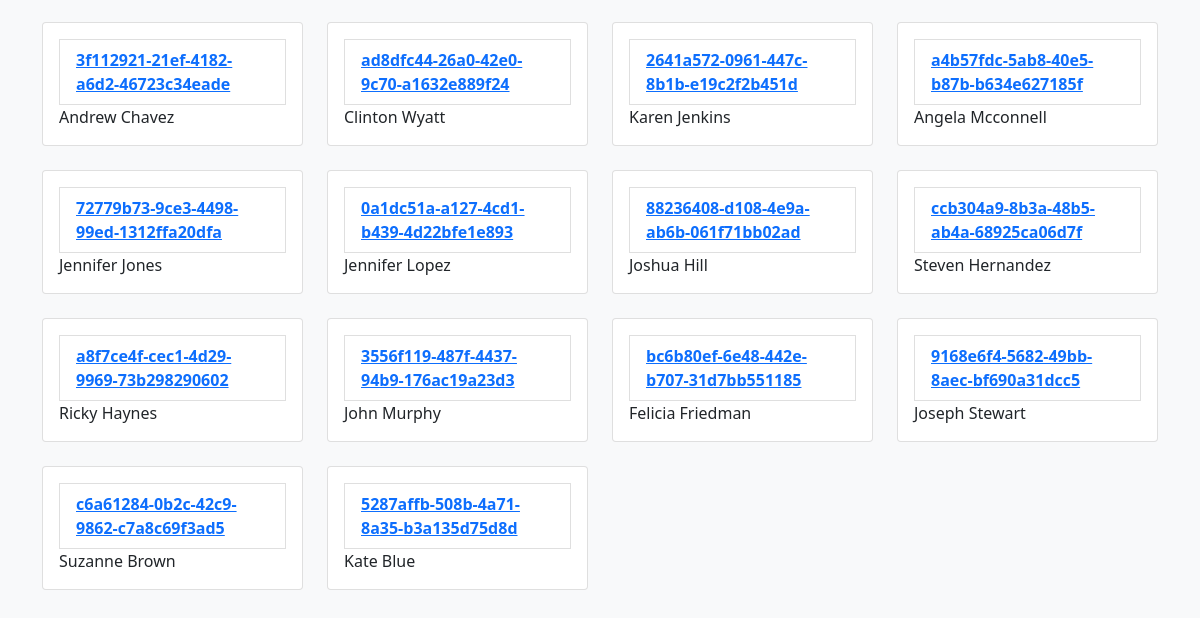
/books/ (lower part), run on an earlier commit of the app's database.
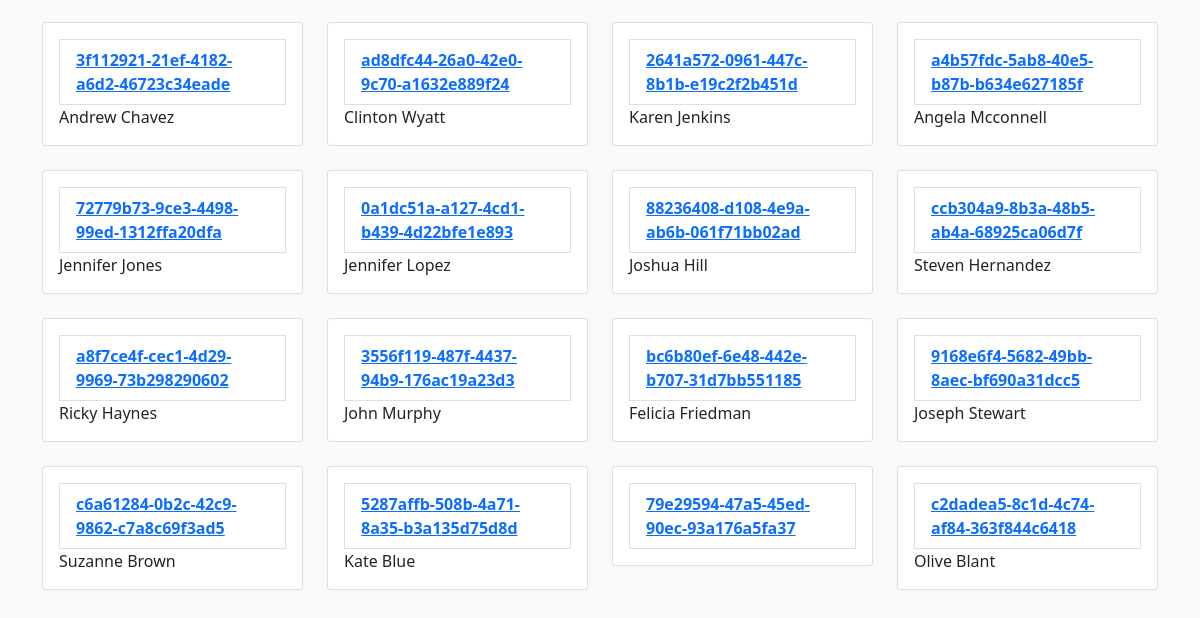
And on a later commit of the database.
### app/models.py (models this page shows, shortened)
class Book(models.Model):
    id = models.AutoField(primary_key=True)
    title = models.CharField(max_length=200)
    created_at = models.DateTimeField(auto_now_add=True, null=True)
    updated_at = models.DateTimeField(auto_now=True, null=True)

class Student(models.Model):
    id = models.AutoField(primary_key=True)
    name = models.CharField(max_length=200)
    surname = models.CharField(max_length=200)
    age = models.IntegerField(null=True)
    sex = models.CharField(max_length=200)
    address = models.CharField(max_length=200)
    description = models.TextField()
    birthday = models.CharField(max_length=200)
    email = models.CharField(max_length=200)
    picture = models.ImageField(upload_to='students_picture/', null=True)
    social_url = models.CharField(null=True, max_length=200)
    normalized_name = models.CharField(null=True, max_length=200)
    book = models.OneToOneField('app.Book', on_delete=models.CASCADE,
                                null=True, related_name='student',
                                related_query_name='student')
    subject = models.ForeignKey(to='app.Subject', on_delete=models.SET_NULL,
                                null=True, related_name='students')
    created_at = models.DateTimeField(auto_now_add=True, null=True)
    updated_at = models.DateTimeField(auto_now=True, null=True)

### app/views.py (the view)
# urls.py: path('books/', BookView.as_view(), name='books'),
class BookView(View):
    def get(self, request):
        books = Book.objects.all()
        return render(
            request=request,
            template_name='books.html',
            context={
                'books': books,
            }
        )

### app/templates/books.html (shortened to what this page needs)
{% extends 'base.html' %}
{% block body %}
<div class="album py-5 bg-light mt-5">
    <div class="container">
        <div class="row">
            {% for book in books %}
            <div class="col-md-3">
                <div class="card mb-4 box-shadow">
                    <div class="card-body">
                        <div class="list-group-item">
                             <a href="/books/update/{{ book.id }}" class="my-2">
                                <strong>{{ book.title }}</strong>
                            </a>
                        </div>
                        <div>
                            {{ book.student.name }} {{book.student.surname}}
                        </div>
                    </div>
                </div>
            </div>
            {% endfor %}
        </div>
    </div>
</div>
{% endblock %}

### app/templates/base.html (shortened to what this page needs)
<!doctype html>
<html lang="en">
  <head>
    <link href="https://cdn.jsdelivr.net/npm/bootstrap@5.0.0-beta2/dist/css/bootstrap.min.css" rel="stylesheet">
  </head>
  <body>
    {% block body %}
    {% endblock %}
  </body>
</html>

What changed in the data, as far as the page shows it:
added Book: title "79e29594-47a5-45ed-90ec-93a176a5fa37"
added Book: title "c2dadea5-8c1d-4c74-af84-363f844c6418", student.name "Olive", student.surname "Blant"
